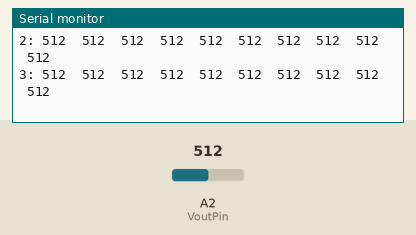
Recording of a sketch running on a simulated Arduino Uno, built with avr-gcc and run on an emulated ATmega328P. On the bench: the last lines printed to the serial monitor. The inputs (shaded band) are chosen by the test bench; at power-on: A2 (VoutPin) = 512.

Above: at 1.2 s.
1.3 s: A2 (VoutPin) set to 106
At 1.3 s:
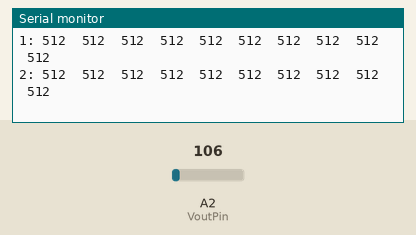
4.3 s: A2 (VoutPin) set to 93
At 4.32 s:
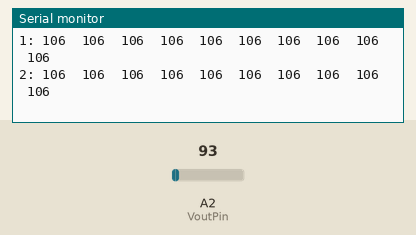
7.3 s: A2 (VoutPin) set to 11
At 8.0 s:
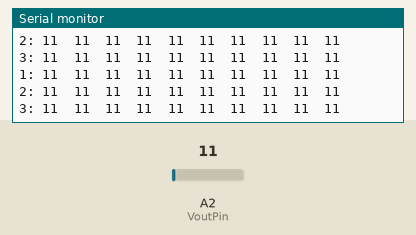
8.8 s: A2 (VoutPin) set to 8
At 9.3 s:
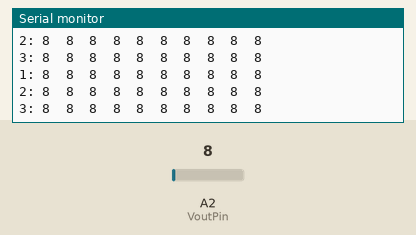
Timing chart, 0 to 11.8 s (numbered marks = the images above; inputs shaded):
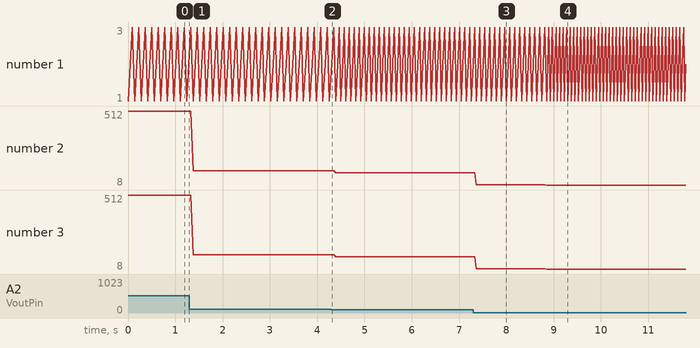

The sketch:

howFastCanWeTurnThePot.ino
```cpp
/*
  how fast can we turn the voltage pot before we see voltage skew between the first and Nth measurement?
  23sept20 BR

  hardware: LM317 output -> voltage divider 10k/(10k+22k) -> A2
*/

#define VoutPin A2
#define NUMSAMPLES 10

volatile int Vout[NUMSAMPLES][3], i, j;

void setup()
{
  Serial.begin(9600);
}   // setup

void loop()
{
  // get data fast
  for (j = 0; j < 3; j++)
    for (i = 0; i < NUMSAMPLES; i++)
      Vout[i][j] = analogRead(VoutPin);

  for (j = 0; j < 3; j++)
  {   // print the results
    Serial.print(j + 1);
    Serial.print(": ");
    for (i = 0; i < NUMSAMPLES; i++)
    {
      Serial.print(Vout[i][j]);
      Serial.print("\t");
    }
    Serial.print("\n");
  }
  delay(50);
}   // loop
```

Measured:
- after the input at 7.3 s, the serial monitor: prints a new line after 0.07 s (image 3)
- after the input at 8.8 s, the serial monitor: prints a new line after 0.05 s (image 4)
- plotted number 2: 512 → 106 after the input at 1.3 s, 106 → 93 after the input at 4.3 s, 93 → 11 after the input at 7.3 s, 11 → 8 after the input at 8.8 s
- plotted number 3: 512 → 106 after the input at 1.3 s, 106 → 93 after the input at 4.3 s, 93 → 11 after the input at 7.3 s, 11 → 8 after the input at 8.8 s
